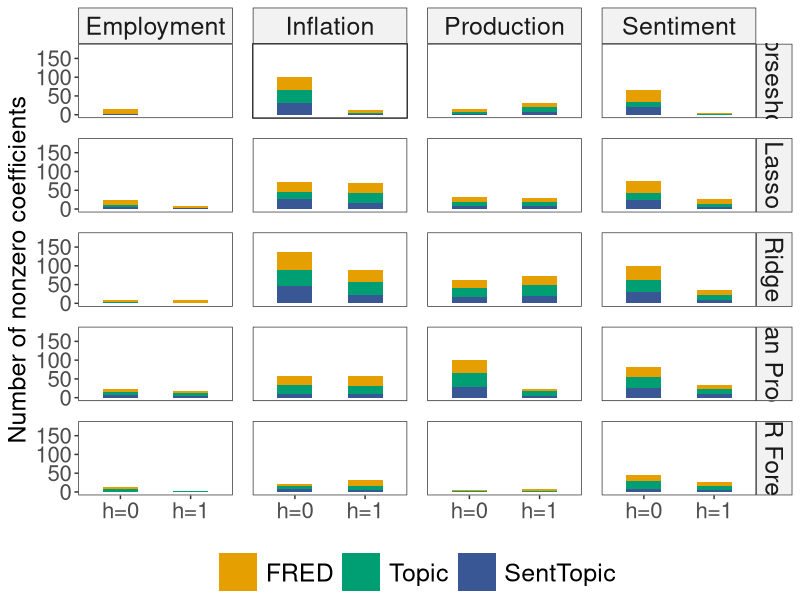

Write R code to recreate this figure.
library(tidyverse)

# Set path to folder 'Results'
# setwd("")

# Colors
r_colors <- c(
  "#000000", "#E69F00", "#3a5795", "#56B4E9", "#009E73", "#0072B2",
  "#D55E00", "#CC79A7"
)

# Data in 'Results'
sheets <- readxl::excel_sheets("beta_results_80_10.xlsx")
df_betas <- purrr::map_df(sheets, ~ dplyr::mutate(
  readxl::read_excel("beta_results_80_10.xlsx",
                     sheet = .x
  ),
  sheetname = .x
)) |>
  relocate(Row, sheetname, CPIAUCSL, INDPRO, UMCSENTx, CE16OV)

# Create beta tibble
df_betas <- df_betas |>
  mutate(
    q = parse_number(str_extract(sheetname, "q=\\d+")),
    h = parse_number(str_extract(sheetname, "hfore\\d+")),
    response = str_extract(sheetname, "INDPRO|CPI|UMCSENT|CE16"),
    response = case_when(
      response == "CE16" ~ "Employment",
      response == "CPI" ~ "Inflation",
      response == "INDPRO" ~ "Production",
      response == "UMCSENT" ~ "Sentiment"
    )
  ) |>
  select(-sheetname) |>
  mutate(
    Model = str_extract(Row, "Model=\\w+_"),
    Model = str_extract(Model, "=\\w+"),
    Model = str_remove_all(Model, "=|_|Text|Fred|Both"),
    Model = case_when(
      Model == "HS" ~ "Horseshoe",
      Model == "LASSO" ~ "Lasso",
      Model == "RIDGE" ~ "Ridge",
      Model == "BayesianKernel" ~ "Gaussian Processes",
      Model == "Tree" ~ "QR Forest"
    )
  ) |>
  relocate(Model) |>
  select(-Row) |>
  pivot_longer(!c(Model, q, response, h),
               names_to  = "var",
               values_to = "value"
  ) |>
  mutate(value = abs(value)) |>
  group_by(Model, q, response) |> # pred_set,
  arrange(desc(value), .by_group = T) |>
  ungroup() |>
  mutate(Model = fct_relevel(Model, "Horseshoe", "Lasso", "Ridge")) |>
  mutate(var = str_replace(var, "-", "")) |>
  mutate(var = if_else(str_detect(var, "ylag"), str_c("Lag", str_extract(var, "\\d+")), var))

# Make ggplot
df_betas |>
  mutate(Model == str_replace(Model, "Random Forest", "QR Forest")) |>
  filter(q %in% 90) |>
  mutate(var = str_squish(var)) |>
  mutate(var_type = case_when(
    str_detect(var, "^V\\d+") ~ "Topic",
    str_detect(var, "sent_") ~ "SentTopic",
    TRUE ~ "FRED"
  )) |>
  mutate(var_type = fct_relevel(var_type, c("FRED", "Topic", "SentTopic"))) |>
  mutate(value = if_else(value != 0, 1, 0)) |>
  filter(value == 1 & !str_detect(var, "Lag")) |>
  group_by(Model, response, var_type, q, h) |>
  count() |>
  ungroup() |>
  mutate(q = as.factor(q)) |>
  mutate(h = if_else(h == 1, "h=0", "h=1")) |>
  ggplot() +
  theme_bw() +
  theme(
    strip.background = element_rect(fill = alpha("gray", 0.2)),
    panel.grid.major = element_blank(),
    panel.grid.minor = element_blank(),
    panel.spacing = unit(1, "lines"),
    text = element_text(size = 18),
    axis.text = element_text(size = 16),
    strip.text.x = element_text(size = 18),
    strip.text.y = element_text(size = 18),
    legend.position = "bottom",
    legend.title = element_blank(),
    legend.text = element_text(size = 18),
    legend.margin = margin(t = -10),
    legend.key.size = unit(2, "lines")
  ) +
  geom_col(aes(h, n, fill = var_type), alpha = 1, width = 0.5) +
  ylim(c(0, 180)) +
  facet_grid(Model ~ response, scales = "free") +
  labs(
    y = "Number of nonzero coefficients",
    x = ""
  ) +
  scale_fill_manual(values = c(r_colors[2], r_colors[5], r_colors[3]))
